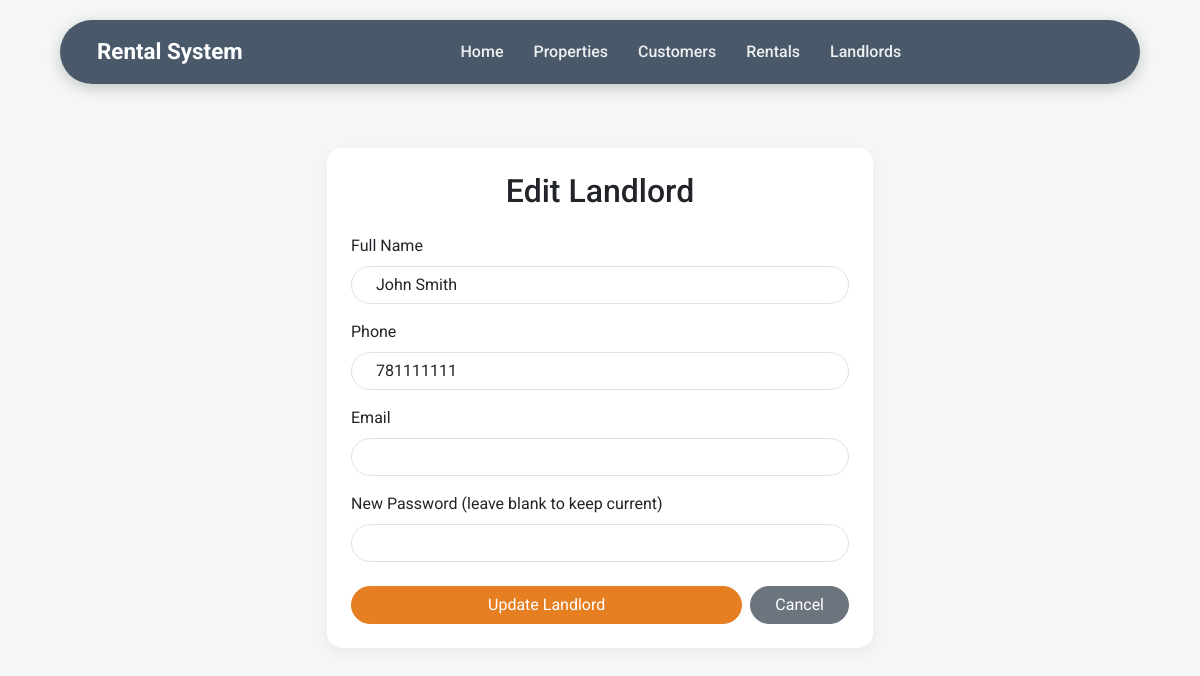
The page /landlords/edit.php?id=1 on the database as committed earlier.
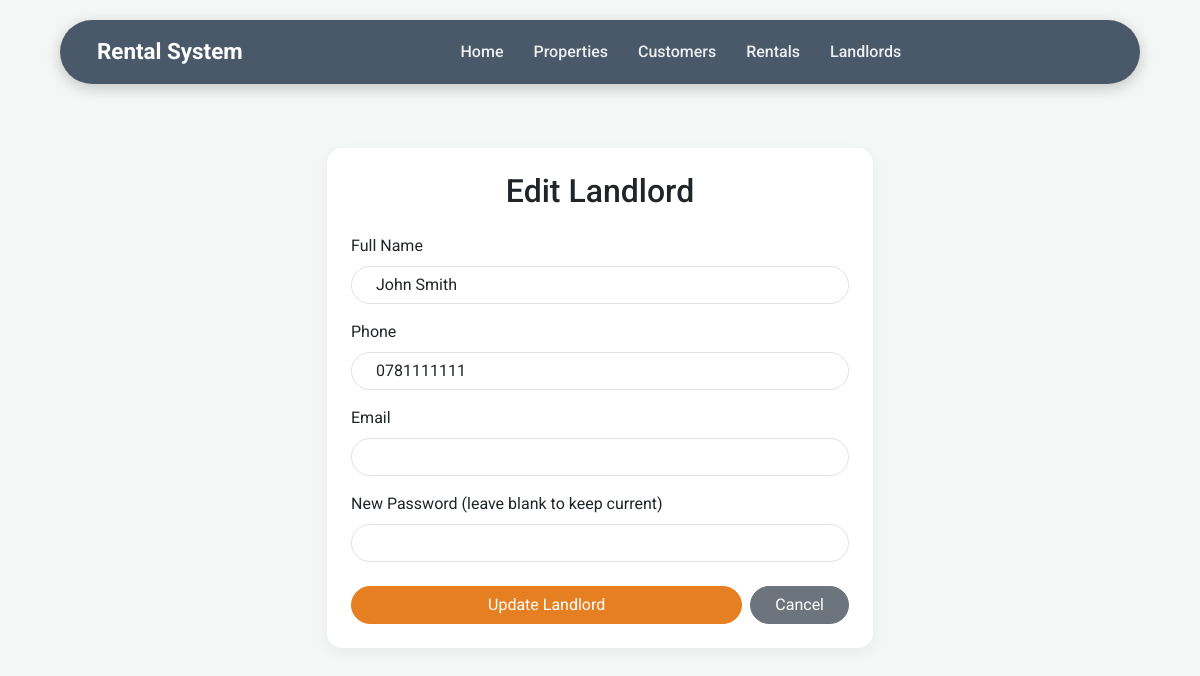
The same page on the database as committed later.
### tables this page shows
create table Landlords (
    landlord_id int(4) Primary key,
    full_name varchar(50) not null,
    phone varchar(20) not null,
    email varchar(100),
    password varchar(255) not null,
    created_at datetime default current_timestamp 
);

### landlords/edit.php (the view, shortened to what this page needs)
<?php
include '../header.php';
include '../db_connect.php';
$id = $_GET['id'] ?? null;
$sql = "SELECT * FROM Landlords WHERE landlord_id = $id";
$result = mysqli_query($conn, $sql);
$landlord = mysqli_fetch_assoc($result);
?>
<div class="row justify-content-center mt-4">
    <div class="col-md-6">
        <div class="card p-4">
            <h2 class="mb-4 text-center">Edit Landlord</h2>
            <form method="POST">
                <div class="mb-3">
                    <label for="full_name" class="form-label">Full Name</label>
                    <input type="text" class="form-control rounded-pill px-4" id="full_name" name="full_name" value="<?php echo htmlspecialchars($landlord['full_name']); ?>" required>
                </div>
                <div class="mb-3">
                    <label for="phone" class="form-label">Phone</label>
                    <input type="text" class="form-control rounded-pill px-4" id="phone" name="phone" value="<?php echo htmlspecialchars($landlord['phone']); ?>" required>
                </div>
                <div class="mb-3">
                    <label for="email" class="form-label">Email</label>
                    <input type="email" class="form-control rounded-pill px-4" id="email" name="email" value="<?php echo htmlspecialchars($landlord['email']); ?>" required>
                </div>
                <div class="mb-4">
                    <label for="password" class="form-label">New Password (leave blank to keep current)</label>
                    <input type="password" class="form-control rounded-pill px-4" id="password" name="password">
                </div>
                <div class="d-flex gap-2">
                    <button type="submit" class="btn btn-primary rounded-pill px-4 flex-grow-1">Update Landlord</button>
                    <a href="list.php" class="btn btn-secondary rounded-pill px-4">Cancel</a>
                </div>
            </form>
        </div>
    </div>
</div>
<?php include '../footer.php'; ?>

Rows that differ between the two databases and show on the page:
changed landlords "John Smith": phone "781111111" → "0781111111"
